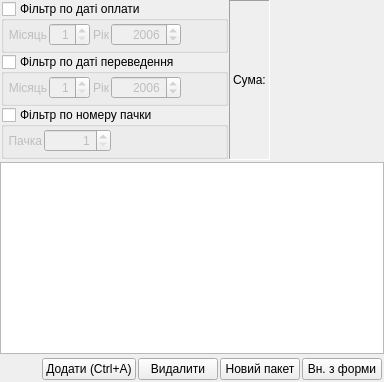
  <widget class="QDockWidget" name="dockWidget_kvyt">
   <property name="minimumSize">
    <size>
     <width>384</width>
     <height>314</height>
    </size>
   </property>
   <property name="features">
    <set>QDockWidget::DockWidgetFloatable|QDockWidget::DockWidgetMovable</set>
   </property>
   <property name="windowTitle">
    <string>Таблиця КВИТАНЦІЇ</string>
   </property>
   <attribute name="dockWidgetArea">
    <number>2</number>
   </attribute>
   <widget class="QWidget" name="dockWidgetContents_4">
    <layout class="QGridLayout">
     <property name="horizontalSpacing">
      <number>0</number>
     </property>
     <property name="verticalSpacing">
      <number>2</number>
     </property>
     <property name="margin">
      <number>0</number>
     </property>
     <item row="2" column="0">
      <layout class="QHBoxLayout">
       <property name="spacing">
        <number>2</number>
       </property>
       <property name="margin">
        <number>2</number>
       </property>
       <item>
        <spacer name="horizontalSpacer_16">
         <property name="orientation">
          <enum>Qt::Horizontal</enum>
         </property>
         <property name="sizeHint" stdset="0">
          <size>
           <width>40</width>
           <height>20</height>
          </size>
         </property>
        </spacer>
       </item>
       <item>
        <widget class="QPushButton" name="pushButton_add_kvyt">
         <property name="focusPolicy">
          <enum>Qt::ClickFocus</enum>
         </property>
         <property name="statusTip">
          <string>Додати новий запис</string>
         </property>
         <property name="text">
          <string>Додати (Ctrl+A)</string>
         </property>
         <property name="icon">
          <iconset resource="tke/tke_rc">
           <normaloff>:/pictures/pictures/redplus.png</normaloff>:/pictures/pictures/redplus.png</iconset>
         </property>
         <property name="iconSize">
          <size>
           <width>12</width>
           <height>12</height>
          </size>
         </property>
         <property name="shortcut">
          <string>Ctrl+A</string>
         </property>
         <property name="flat">
          <bool>false</bool>
         </property>
        </widget>
       </item>
       <item>
        <widget class="QPushButton" name="pushButton_del_kvyt">
         <property name="focusPolicy">
          <enum>Qt::ClickFocus</enum>
         </property>
         <property name="statusTip">
          <string>Видалити позначений запис</string>
         </property>
         <property name="text">
          <string>Видалити</string>
         </property>
         <property name="icon">
          <iconset resource="tke/tke_rc">
           <normaloff>:/pictures/pictures/redminus.png</normaloff>:/pictures/pictures/redminus.png</iconset>
         </property>
         <property name="iconSize">
          <size>
           <width>12</width>
           <height>12</height>
          </size>
         </property>
        </widget>
       </item>
       <item>
        <widget class="QPushButton" name="pushButton_new_pack">
         <property name="text">
          <string>Новий пакет</string>
         </property>
         <property name="icon">
          <iconset resource="tke/tke_rc">
           <normaloff>:/pictures/pictures/media-record.png</normaloff>:/pictures/pictures/media-record.png</iconset>
         </property>
         <property name="iconSize">
          <size>
           <width>12</width>
           <height>12</height>
          </size>
         </property>
        </widget>
       </item>
       <item>
        <widget class="QPushButton" name="pushButton_insert_kvyt_form">
         <property name="text">
          <string>Вн. з форми</string>
         </property>
         <property name="icon">
          <iconset resource="tke/tke_rc">
           <normaloff>:/pictures/pictures/korganizer.png</normaloff>:/pictures/pictures/korganizer.png</iconset>
         </property>
         <property name="iconSize">
          <size>
           <width>12</width>
           <height>12</height>
          </size>
         </property>
        </widget>
       </item>
      </layout>
     </item>
     <item row="0" column="0">
      <layout class="QHBoxLayout">
       <property name="spacing">
        <number>0</number>
       </property>
       <property name="margin">
        <number>0</number>
       </property>
       <item>
        <layout class="QVBoxLayout">
         <property name="spacing">
          <number>1</number>
         </property>
         <property name="margin">
          <number>1</number>
         </property>
         <item>
          <widget class="QGroupBox" name="groupBox_kvyt_oplata">
           <property name="minimumSize">
            <size>
             <width>198</width>
             <height>44</height>
            </size>
           </property>
           <property name="statusTip">
            <string>Фільтр по даті оплати</string>
           </property>
           <property name="title">
            <string>Фільтр по даті оплати</string>
           </property>
           <property name="checkable">
            <bool>true</bool>
           </property>
           <property name="checked">
            <bool>false</bool>
           </property>
           <layout class="QGridLayout">
            <property name="leftMargin">
             <number>2</number>
            </property>
            <property name="topMargin">
             <number>0</number>
            </property>
            <property name="rightMargin">
             <number>2</number>
            </property>
            <property name="bottomMargin">
             <number>2</number>
            </property>
            <property name="spacing">
             <number>2</number>
            </property>
            <item row="0" column="0">
             <layout class="QHBoxLayout">
              <property name="spacing">
               <number>2</number>
              </property>
              <property name="margin">
               <number>2</number>
              </property>
              <item>
               <widget class="QLabel" name="label_kvyt_opl_month">
                <property name="text">
                 <string>Місяць</string>
                </property>
                <property name="alignment">
                 <set>Qt::AlignRight|Qt::AlignTrailing|Qt::AlignVCenter</set>
                </property>
               </widget>
              </item>
              <item>
               <widget class="QSpinBox" name="spinBox_kvyt_opl_month">
                <property name="alignment">
                 <set>Qt::AlignRight|Qt::AlignTrailing|Qt::AlignVCenter</set>
                </property>
                <property name="minimum">
                 <number>1</number>
                </property>
                <property name="maximum">
                 <number>12</number>
                </property>
                <property name="value">
                 <number>1</number>
                </property>
               </widget>
              </item>
              <item>
               <widget class="QLabel" name="label_kvyt_opl_year">
                <property name="text">
                 <string>Рік</string>
                </property>
                <property name="alignment">
                 <set>Qt::AlignRight|Qt::AlignTrailing|Qt::AlignVCenter</set>
                </property>
               </widget>
              </item>
              <item>
               <widget class="QSpinBox" name="spinBox_kvyt_opl_year">
                <property name="minimumSize">
                 <size>
                  <width>70</width>
                  <height>0</height>
                 </size>
                </property>
                <property name="alignment">
                 <set>Qt::AlignRight|Qt::AlignTrailing|Qt::AlignVCenter</set>
                </property>
                <property name="minimum">
                 <number>2003</number>
                </property>
                <property name="maximum">
                 <number>2100</number>
                </property>
                <property name="value">
                 <number>2006</number>
                </property>
               </widget>
              </item>
              <item>
               <spacer>
                <property name="orientation">
                 <enum>Qt::Horizontal</enum>
                </property>
                <property name="sizeHint" stdset="0">
                 <size>
                  <width>40</width>
                  <height>20</height>
                 </size>
                </property>
               </spacer>
              </item>
             </layout>
            </item>
           </layout>
          </widget>
         </item>
         <item>
          <widget class="QGroupBox" name="groupBox_kvyt_pereved">
           <property name="minimumSize">
            <size>
             <width>198</width>
             <height>44</height>
            </size>
           </property>
           <property name="statusTip">
            <string>Фільтр по даті переведення</string>
           </property>
           <property name="title">
            <string>Фільтр по даті переведення</string>
           </property>
           <property name="checkable">
            <bool>true</bool>
           </property>
           <property name="checked">
            <bool>false</bool>
           </property>
           <layout class="QGridLayout">
            <property name="leftMargin">
             <number>2</number>
            </property>
            <property name="topMargin">
             <number>0</number>
            </property>
            <property name="rightMargin">
             <number>2</number>
            </property>
            <property name="bottomMargin">
             <number>2</number>
            </property>
            <property name="spacing">
             <number>2</number>
            </property>
            <item row="0" column="0">
             <layout class="QHBoxLayout">
              <property name="spacing">
               <number>2</number>
              </property>
              <property name="margin">
               <number>2</number>
              </property>
              <item>
               <widget class="QLabel" name="label_kvyt_pereved_month">
                <property name="text">
                 <string>Місяць</string>
                </property>
                <property name="alignment">
                 <set>Qt::AlignRight|Qt::AlignTrailing|Qt::AlignVCenter</set>
                </property>
               </widget>
              </item>
              <item>
               <widget class="QSpinBox" name="spinBox_kvyt_pereved_month">
                <property name="alignment">
                 <set>Qt::AlignRight|Qt::AlignTrailing|Qt::AlignVCenter</set>
                </property>
                <property name="minimum">
                 <number>1</number>
                </property>
                <property name="maximum">
                 <number>12</number>
                </property>
                <property name="value">
                 <number>1</number>
                </property>
               </widget>
              </item>
              <item>
               <widget class="QLabel" name="label_kvyt_pereved_year">
                <property name="text">
                 <string>Рік</string>
                </property>
                <property name="alignment">
                 <set>Qt::AlignRight|Qt::AlignTrailing|Qt::AlignVCenter</set>
                </property>
               </widget>
              </item>
              <item>
               <widget class="QSpinBox" name="spinBox_kvyt_pereved_year">
                <property name="minimumSize">
                 <size>
                  <width>70</width>
                  <height>0</height>
                 </size>
                </property>
                <property name="alignment">
                 <set>Qt::AlignRight|Qt::AlignTrailing|Qt::AlignVCenter</set>
                </property>
                <property name="minimum">
                 <number>2003</number>
                </property>
                <property name="maximum">
                 <number>2100</number>
                </property>
                <property name="value">
                 <number>2006</number>
                </property>
               </widget>
              </item>
              <item>
               <spacer>
                <property name="orientation">
                 <enum>Qt::Horizontal</enum>
                </property>
                <property name="sizeHint" stdset="0">
                 <size>
                  <width>40</width>
                  <height>20</height>
                 </size>
                </property>
               </spacer>
              </item>
             </layout>
            </item>
           </layout>
          </widget>
         </item>
         <item>
          <widget class="QGroupBox" name="groupBox_kvyt_pachka">
           <property name="minimumSize">
            <size>
             <width>16</width>
             <height>44</height>
            </size>
           </property>
           <property name="statusTip">
            <string>Фільтр по номеру пачки</string>
           </property>
           <property name="title">
            <string>Фільтр по номеру пачки</string>
           </property>
           <property name="checkable">
            <bool>true</bool>
           </property>
           <property name="checked">
            <bool>false</bool>
           </property>
           <layout class="QGridLayout">
            <property name="leftMargin">
             <number>2</number>
            </property>
            <property name="topMargin">
             <number>0</number>
            </property>
            <property name="rightMargin">
             <number>2</number>
            </property>
            <property name="bottomMargin">
             <number>2</number>
            </property>
            <property name="spacing">
             <number>2</number>
            </property>
            <item row="0" column="0">
             <layout class="QHBoxLayout">
              <property name="spacing">
               <number>2</number>
              </property>
              <property name="margin">
               <number>2</number>
              </property>
              <item>
               <widget class="QLabel" name="label_kvyt_pachka">
                <property name="text">
                 <string>Пачка</string>
                </property>
                <property name="alignment">
                 <set>Qt::AlignRight|Qt::AlignTrailing|Qt::AlignVCenter</set>
                </property>
               </widget>
              </item>
              <item>
               <widget class="QSpinBox" name="spinBox_kvyt_pachka">
                <property name="alignment">
                 <set>Qt::AlignRight|Qt::AlignTrailing|Qt::AlignVCenter</set>
                </property>
                <property name="minimum">
                 <number>1</number>
                </property>
                <property name="maximum">
                 <number>10000000</number>
                </property>
                <property name="value">
                 <number>1</number>
                </property>
               </widget>
              </item>
              <item>
               <spacer>
                <property name="orientation">
                 <enum>Qt::Horizontal</enum>
                </property>
                <property name="sizeHint" stdset="0">
                 <size>
                  <width>40</width>
                  <height>20</height>
                 </size>
                </property>
               </spacer>
              </item>
             </layout>
            </item>
           </layout>
          </widget>
         </item>
        </layout>
       </item>
       <item>
        <widget class="QLabel" name="label_kvyt_sum">
         <property name="frameShape">
          <enum>QFrame::Panel</enum>
         </property>
         <property name="frameShadow">
          <enum>QFrame::Sunken</enum>
         </property>
         <property name="text">
          <string>Сума:</string>
         </property>
        </widget>
       </item>
       <item>
        <spacer>
         <property name="orientation">
          <enum>Qt::Horizontal</enum>
         </property>
         <property name="sizeHint" stdset="0">
          <size>
           <width>40</width>
           <height>20</height>
          </size>
         </property>
        </spacer>
       </item>
      </layout>
     </item>
     <item row="1" column="0">
      <widget class="QTableView" name="tableView_kvyt">
       <property name="statusTip">
        <string>Таблиця КВИТАНЦІЇЇ</string>
       </property>
       <property name="editTriggers">
        <set>QAbstractItemView::DoubleClicked</set>
       </property>
       <property name="sortingEnabled">
        <bool>true</bool>
       </property>
      </widget>
     </item>
    </layout>
   </widget>
  </widget>
